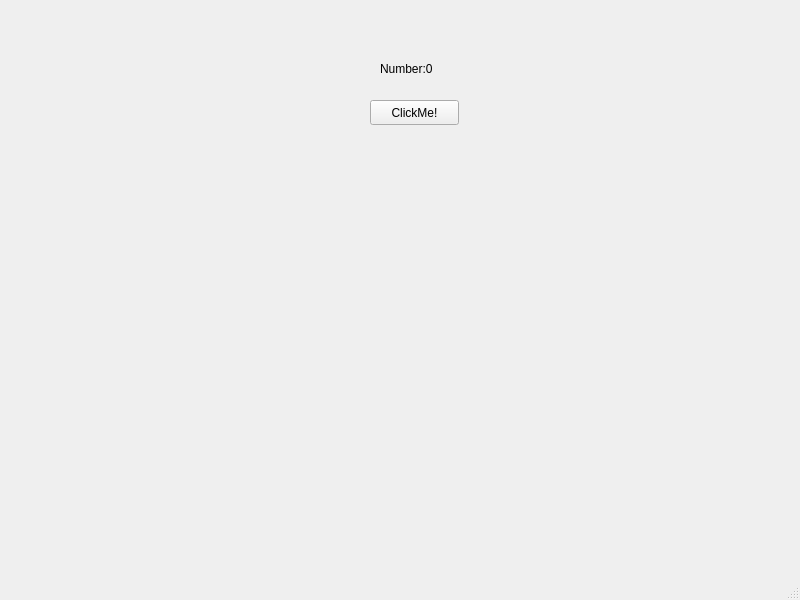
<?xml version="1.0" encoding="UTF-8"?>
<ui version="4.0">
 <class>MainWindow</class>
 <widget class="QMainWindow" name="MainWindow">
  <property name="geometry">
   <rect>
    <x>0</x>
    <y>0</y>
    <width>800</width>
    <height>600</height>
   </rect>
  </property>
  <property name="windowTitle">
   <string>MainWindow</string>
  </property>
  <widget class="QWidget" name="centralwidget">
   <widget class="QPushButton" name="pushButton">
    <property name="geometry">
     <rect>
      <x>370</x>
      <y>100</y>
      <width>89</width>
      <height>25</height>
     </rect>
    </property>
    <property name="text">
     <string>ClickMe!</string>
    </property>
   </widget>
   <widget class="QLabel" name="label">
    <property name="geometry">
     <rect>
      <x>380</x>
      <y>60</y>
      <width>67</width>
      <height>17</height>
     </rect>
    </property>
    <property name="text">
     <string>Number:0</string>
    </property>
   </widget>
  </widget>
  <widget class="QMenuBar" name="menubar">
   <property name="geometry">
    <rect>
     <x>0</x>
     <y>0</y>
     <width>800</width>
     <height>27</height>
    </rect>
   </property>
  </widget>
  <widget class="QStatusBar" name="statusbar"/>
 </widget>
 <resources/>
 <connections/>
</ui>
